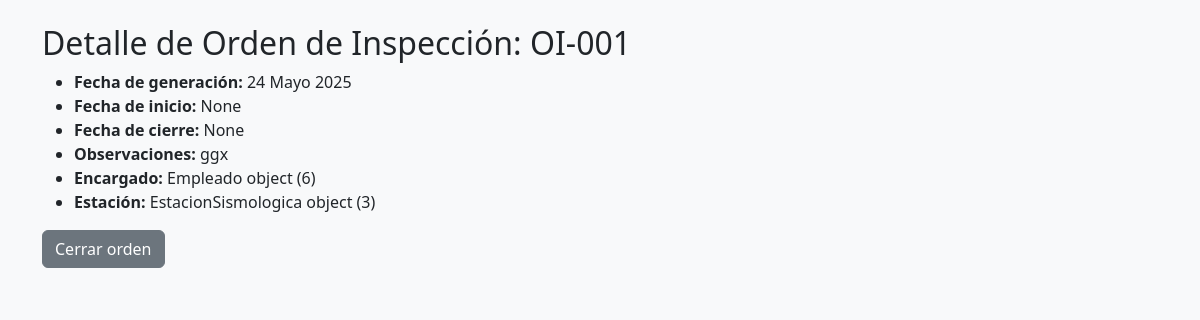
Page /inspeccion/orden/3/ (signed in) on the committed database.
### inspeccion/models.py (models this page shows)
class OrdenInspeccion(models.Model):
    numero = models.CharField(max_length=20, unique=True)
    fecha_generacion = models.DateField()
    fecha_inicio = models.DateField(null=True, blank=True)
    fecha_cierre = models.DateField(null=True, blank=True)
    observaciones = models.TextField(null=True, blank=True)
    encargado = models.ForeignKey(Empleado, on_delete=models.SET_NULL, null=True, blank=True)
    estacion = models.ForeignKey(EstacionSismologica, on_delete=models.CASCADE, related_name='ordenes_inspeccion')

class Empleado(models.Model):
    nombre = models.CharField(max_length=100)
    email = models.EmailField()
    rol = models.CharField(max_length=50)
    telefono = models.CharField(max_length=20)
    perfil = models.ForeignKey(Perfil, on_delete=models.SET_NULL, null=True, blank=True)

class EstacionSismologica(models.Model):
    codigo = models.CharField(max_length=20, unique=True)
    nombre = models.CharField(max_length=100)
    latitud = models.FloatField()
    longitud = models.FloatField()
    fecha_cert_adm = models.DateField(null=True, blank=True)
    fecha_cert_op = models.DateField(null=True, blank=True)
    nro_cert_adq = models.CharField(max_length=50, null=True, blank=True)

### inspeccion/views.py (the view)
# urls.py: path('orden/<int:pk>/', views.detalle_orden_inspeccion, name='detalle_orden_inspeccion'),
@login_required
def detalle_orden_inspeccion(request, pk):
    orden = get_object_or_404(OrdenInspeccion, pk=pk)
    return render(request, 'inspeccion/detalle_orden_inspeccion.html', {'orden': orden})

### inspeccion/templates/inspeccion/detalle_orden_inspeccion.html
{% extends 'base.html' %}
{% block content %}
<h2>Detalle de Orden de Inspección: {{ orden.numero }}</h2>
<ul>
    <li><b>Fecha de generación:</b> {{ orden.fecha_generacion }}</li>
    <li><b>Fecha de inicio:</b> {{ orden.fecha_inicio }}</li>
    <li><b>Fecha de cierre:</b> {{ orden.fecha_cierre }}</li>
    <li><b>Observaciones:</b> {{ orden.observaciones }}</li>
    <li><b>Encargado:</b> {{ orden.encargado }}</li>
    <li><b>Estación:</b> {{ orden.estacion }}</li>
</ul>
<a href="/inspeccion/orden/{{ orden.pk }}/cerrar/" class="btn btn-secondary">Cerrar orden</a>
{% endblock %}

### rows in the picture
OrdenInspeccion: numero "OI-001", fecha_generacion "24 Mayo 2025", fecha_inicio "None", fecha_cierre "None", observaciones "ggx", encargado "Empleado object (6)", estacion "EstacionSismologica object (3)"
